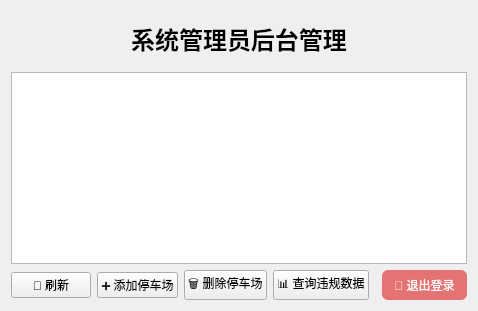
<?xml version="1.0" encoding="UTF-8"?>
<ui version="4.0">
 <class>SystemAdminPage</class>
 <widget class="QWidget" name="SystemAdminPage">
  <property name="windowTitle">
   <string>系统管理员页面</string>
  </property>
  <layout class="QVBoxLayout" name="verticalLayout_root">
   <item>
    <widget class="QLabel" name="label_title">
     <property name="text">
      <string>系统管理员后台管理</string>
     </property>
     <property name="alignment">
      <set>Qt::AlignCenter</set>
     </property>
     <property name="styleSheet">
      <string notr="true">font-size: 24px; font-weight: bold; margin: 10px;</string>
     </property>
    </widget>
   </item>
   <item>
    <widget class="QTableWidget" name="table_parkingLots"/>
   </item>
   <item>
    <layout class="QHBoxLayout" name="horizontalLayout_buttons">
     <item>
      <widget class="QPushButton" name="btn_refresh">
       <property name="text">
        <string>🔄 刷新</string>
       </property>
       <property name="minimumWidth">
        <number>100</number>
       </property>
      </widget>
     </item>
     <item>
      <widget class="QPushButton" name="btn_add">
       <property name="text">
        <string>➕ 添加停车场</string>
       </property>
      </widget>
     </item>
     <item>
      <widget class="QPushButton" name="btn_delete">
       <property name="text">
        <string>🗑 删除停车场</string>
       </property>
      </widget>
     </item>
     <item>
      <widget class="QPushButton" name="btn_queryViolation">
       <property name="text">
        <string>📊 查询违规数据</string>
       </property>
      </widget>
     </item>
     <item>
      <spacer name="spacer_buttons">
       <property name="orientation">
        <enum>Qt::Horizontal</enum>
       </property>
      </spacer>
     </item>
     <item>
      <widget class="QPushButton" name="btn_logout">
       <property name="text">
        <string>🚪 退出登录</string>
       </property>
       <property name="styleSheet">
        <string notr="true">background-color:#e57373;color:white;border-radius:6px;padding:6px 12px;</string>
       </property>
      </widget>
     </item>
    </layout>
   </item>
  </layout>
 </widget>
 <resources/>
 <connections/>
</ui>
